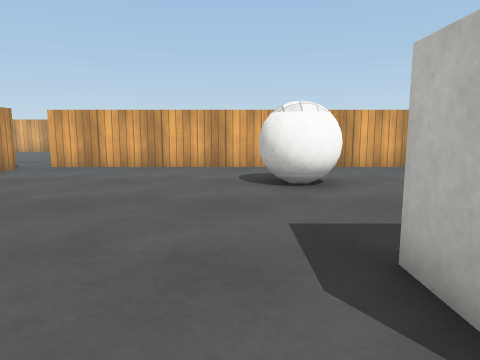
[1] (above)

16 first-person views from a walk through a Unity game level. The camera is 0.62 m above the floor, tilts 8° down and sees 70° across. The floor is counted in squares, 0.5 m on a side. Each view is taken from the middle of a square. On the plan, view 1 faces up. The plan holds only what a view shows up to about 14 squares ahead; the rest is blank. The place goes on beyond the plan. Surface patterns are stand-ins for the level's own textures.

[2]
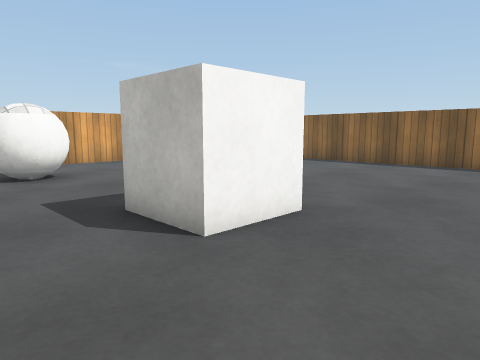

[3]
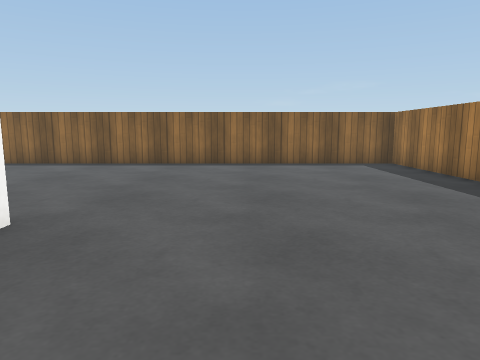

[4]
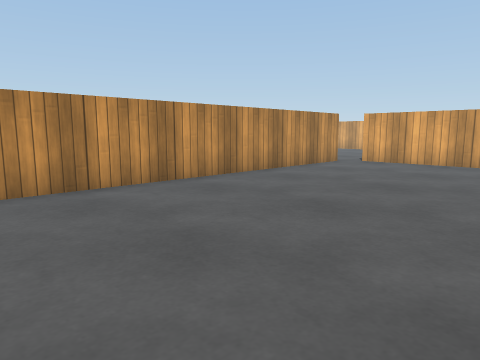

[5]
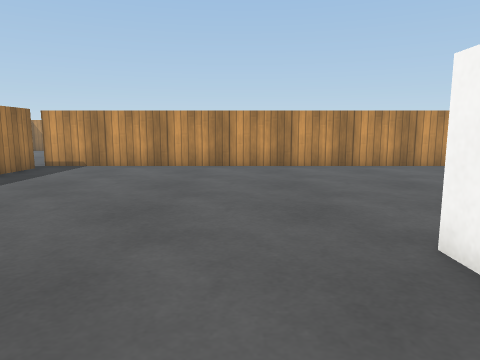

[6]
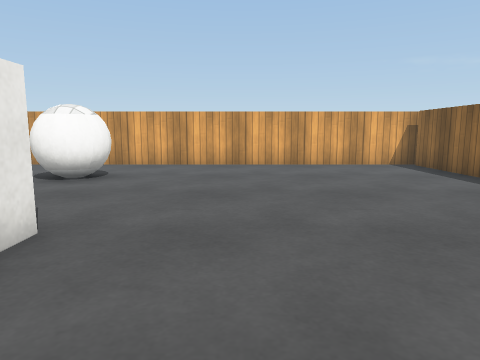

[7]
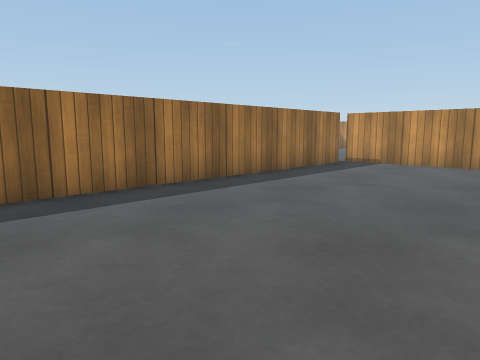

[8]
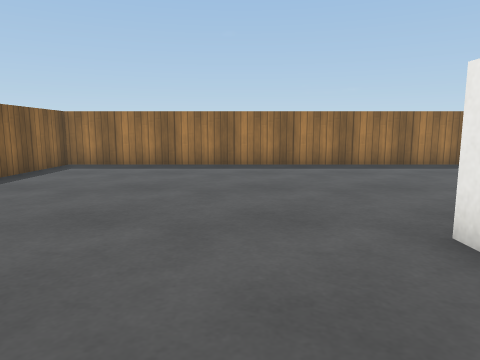

[9]
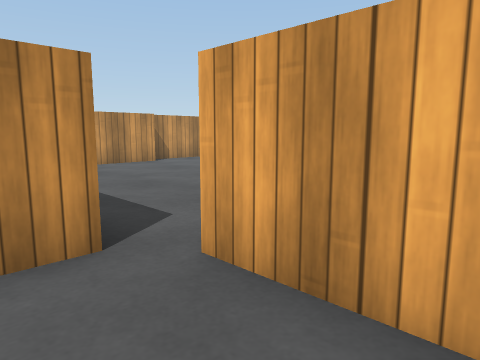

[10]
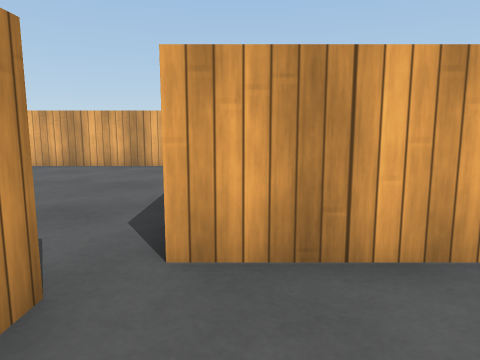

[11]
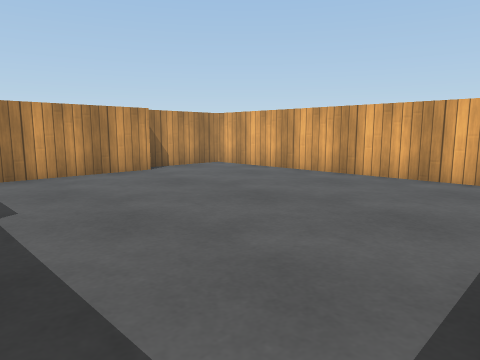

[12]
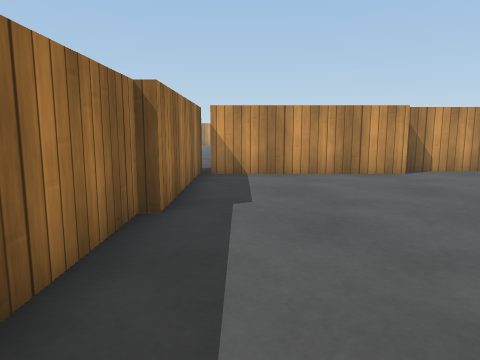

[13]
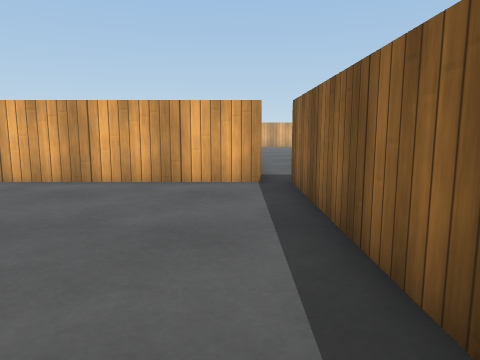

[14]
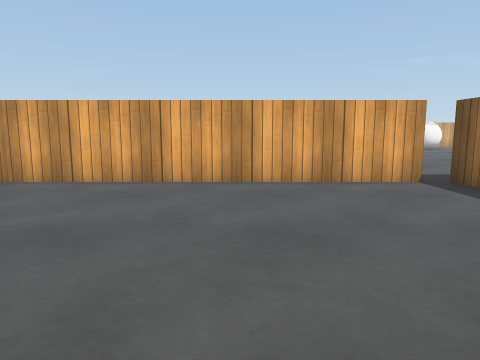

[15]
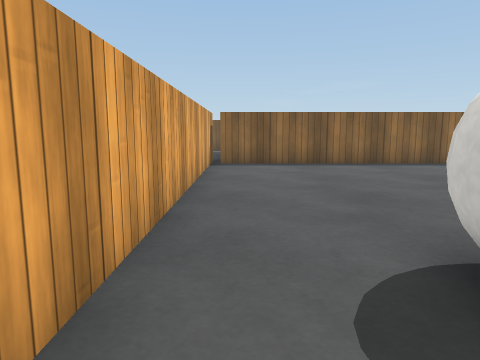

[16]
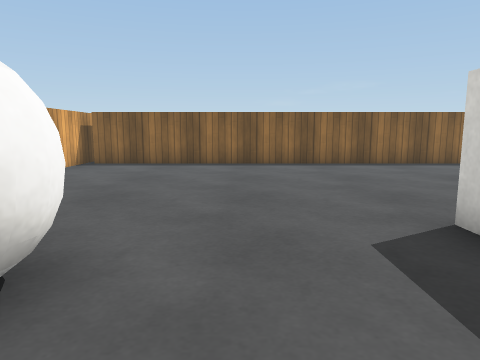

### Floor plan
Points are (right, up) in squares from view 1. A wall is a line through its corners. A room is listed if a view was taken in it or the views show most of it. See-through windows are left out.
Room 1 (views 1, 2, 3, 4, 5, 6, 7, 8, 9, 10, 15, 16)
walls: (-7.5, 10.5) (-7.5, -8.1); (-6.8, -8) (12.6, -8) (12.6, 11.9); (13.2, 12.1) (-6.8, 12.1)
ways out: opening at (-7, 11) to room 2
objects: ball (1, 8) to (2, 9); cube (2, 1) to (3, 3)
Room 2 (views 11, 12, 13, 14)
walls: (-17.1, 18) (-17.1, 12.1); (-6.7, 14.6) (-6.7, 21.6); (-7.4, 21.5) (-17.8, 21.5) (-17.8, 18.2); (-7.5, 11.5) (-7.5, 10.5); (-18.1, 11.8) (-12.2, 11.8) (-12.2, 11.4) (-9, 11.4)
ways out: opening at (-7, 11) to room 1; opening at (-7, 22)

Where each view was taken, in squares from view 1:
view 1: 0 up, 0 right, facing up
view 2: 2 down, 1 left, facing up-right
view 3: 2 down, 1 left, facing right
view 4: 2 down, 0 right, facing up-left
view 5: 1 down, 5 right, facing left
view 6: 1 down, 6 right, facing up
view 7: 1 down, 6 right, facing down-left
view 8: 5 up, 6 right, facing down
view 9: 10 up, 4 left, facing up-left
view 10: 9 up, 6 left, facing up
view 11: 12 up, 7 left, facing up-left
view 12: 13 up, 7 left, facing left
view 13: 13 up, 8 left, facing up
view 14: 13 up, 12 left, facing up
view 15: 11 up, 1 left, facing right
view 16: 6 up, 1 left, facing right
